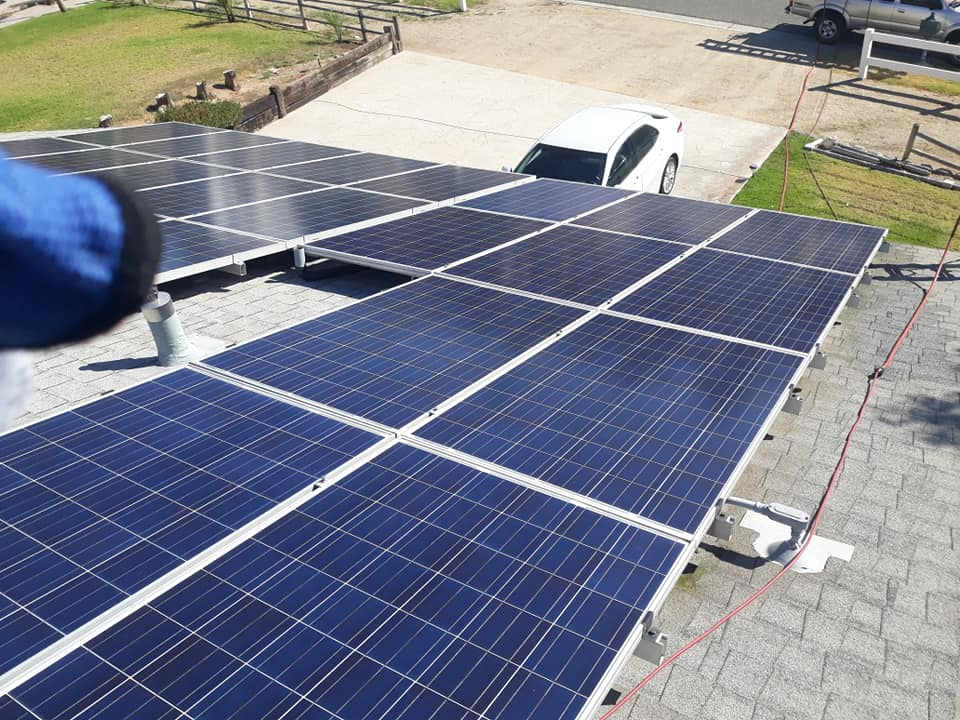
#> input picture Software/src/Training/MLReferences/Clean/Clean (101).jpg, 960 x 720 px
$ python -i panel_mask.py   (imports and definitions only)
#> lines starting #> are read from the running program, lines starting #| are printed output that depends on the picture; after the words box and inside, x2 and y2 are one past the last pixel; in counts of white or black regions, pixels touching at a corner belong together
#> further down, picture is the input picture: shape (720, 960, 3); mean B, G, R 142.4, 128, 123.9
# panel_mask.py
import cv2
import numpy as np

def get_panel_mask(image_bgr):
    """
    Returns a binary mask where solar panel = 255, background = 0
    """
    hsv = cv2.cvtColor(image_bgr, cv2.COLOR_BGR2HSV)
#> hsv: shape (720, 960, 3); mean H, S, V 80.2, 74, 151.4

    lower = np.array([90, 20, 20])
    upper = np.array([140, 255, 180])

    mask = cv2.inRange(hsv, lower, upper)
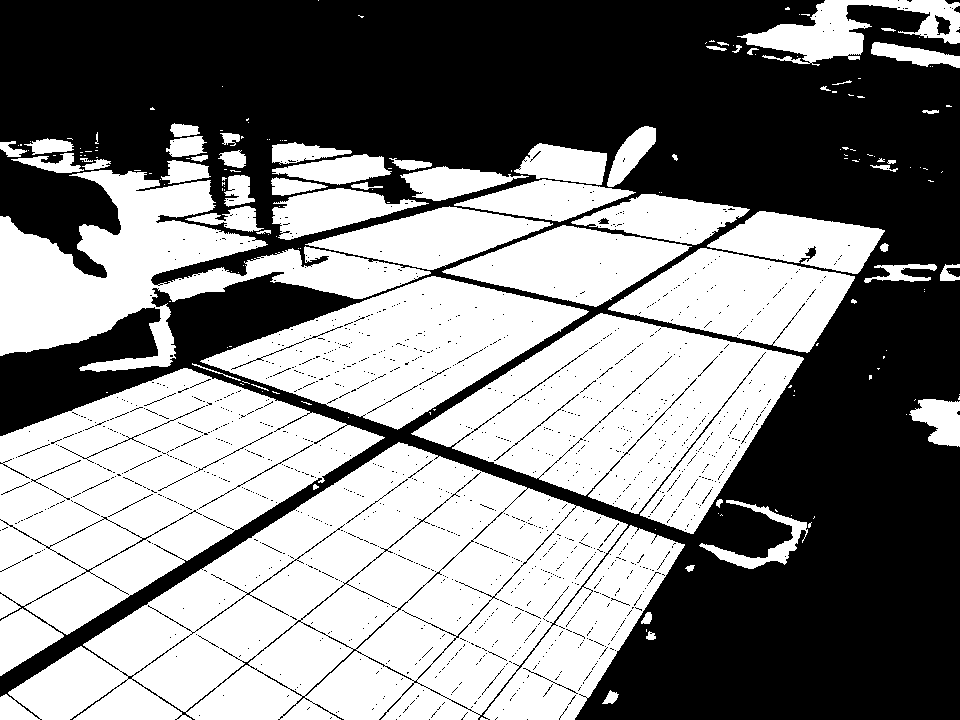
#> mask: shape (720, 960); 51.4% white; 1360 black regions (1317 under 20 px), largest, box (x1, y1, x2, y2) and area: (0, 0, 960, 720) 330151, (935, 15, 951, 35) 194, (199, 444, 313, 509) 146

    kernel = np.ones((7, 7), np.uint8)
    mask = cv2.morphologyEx(mask, cv2.MORPH_CLOSE, kernel)
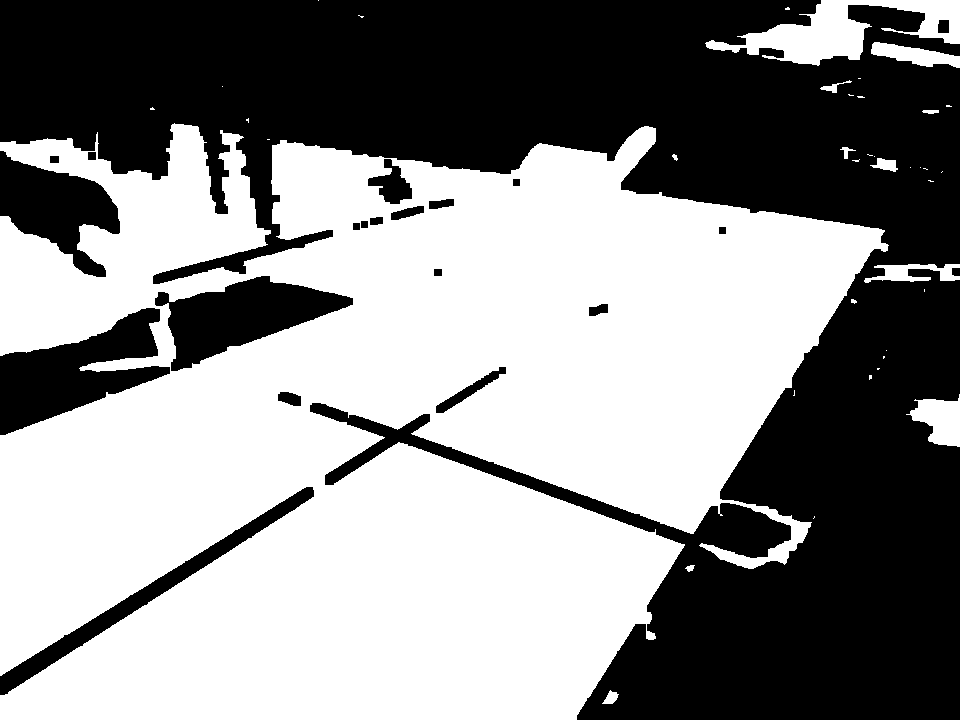
#> mask: shape (720, 960); 54.9% white; 21 black regions, largest, box (x1, y1, x2, y2) and area: (0, 0, 960, 720) 275593, (0, 308, 170, 435) 10508, (155, 276, 353, 371) 9083
    mask = cv2.morphologyEx(mask, cv2.MORPH_OPEN, kernel)
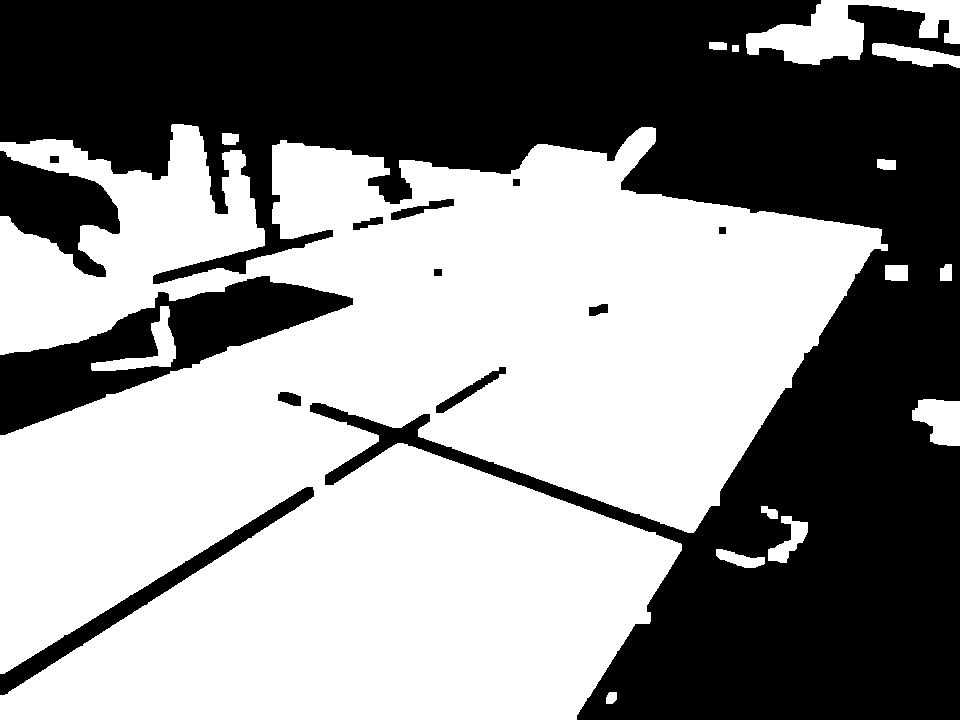
#> mask: shape (720, 960); 54.6% white; 13 black regions

    contours, _ = cv2.findContours(mask, cv2.RETR_EXTERNAL, cv2.CHAIN_APPROX_SIMPLE)
#> contours = 15 contours; largest, box (x1, y1, x2, y2) and area: (0, 124, 888, 720) 362366, (746, 0, 960, 65) 6101, (912, 399, 960, 446) 1578, (91, 306, 176, 371) 1468, (872, 43, 960, 68) 1094
    if not contours:
        return np.zeros_like(mask)

    largest = max(contours, key=cv2.contourArea)
#> largest = contour of 2551 points, box (x1, y1, x2, y2) (0, 124, 888, 720), area 362366
    panel_mask = np.zeros_like(mask)
    cv2.drawContours(panel_mask, [largest], -1, 255, thickness=cv2.FILLED)
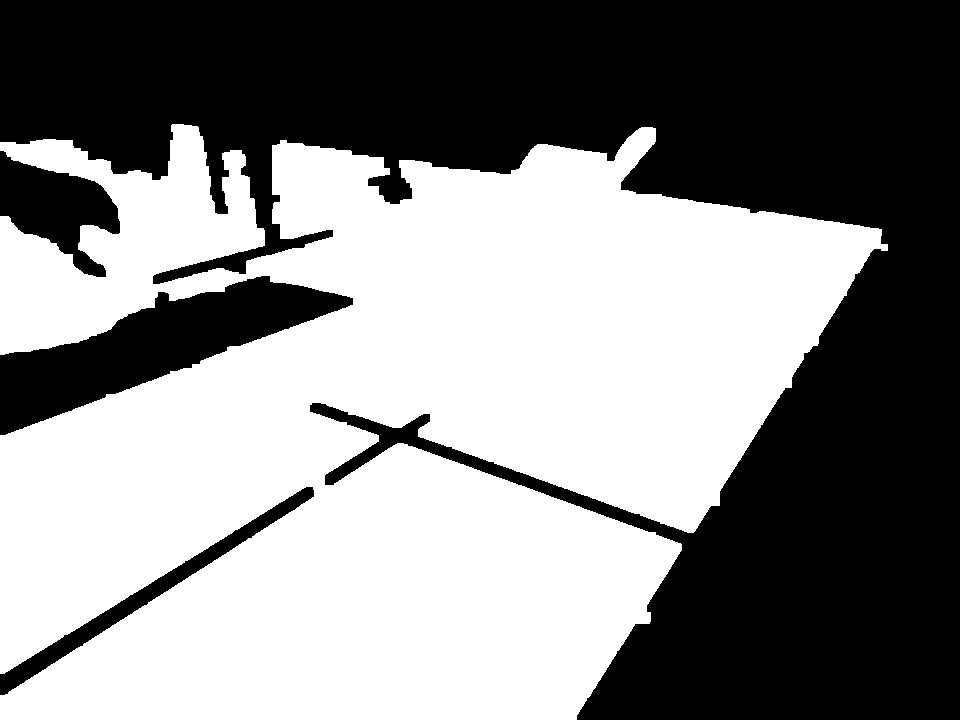
#> panel_mask: shape (720, 960); 52.9% white; 4 black regions, box (x1, y1, x2, y2) and area: (0, 0, 960, 720) 291165, (0, 276, 353, 435) 21321, (0, 151, 120, 277) 7697, (0, 487, 314, 695) 5533

    return panel_mask

>>> import cv2
>>> picture = cv2.imread('../Software/src/Training/MLReferences/Clean/Clean (101).jpg')
>>> result = get_panel_mask(picture)

$ run again, on Software/src/Training/MLReferences/Clean/Clean (12).jpg
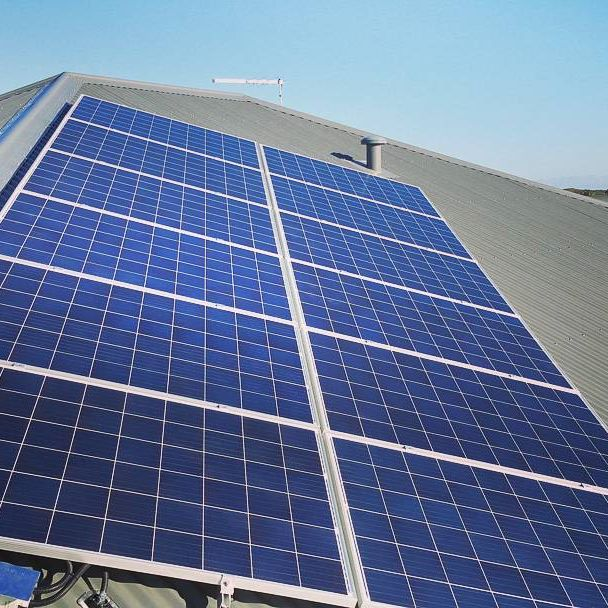
#> input picture Software/src/Training/MLReferences/Clean/Clean (12).jpg, 608 x 608 px
#> picture is the input picture: shape (608, 608, 3); mean B, G, R 155.7, 120.4, 102
#> hsv: shape (608, 608, 3); mean H, S, V 102.9, 99.2, 156.7
#> in get_panel_mask, `mask = cv2.inRange(hsv, lower, upper)`:
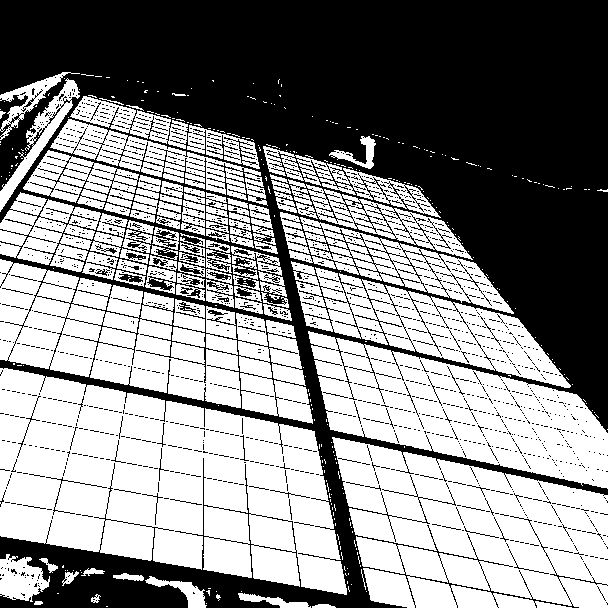
#> mask: shape (608, 608); 54.3% white; 1771 black regions (1691 under 20 px), largest, box (x1, y1, x2, y2) and area: (0, 0, 608, 608) 160255, (46, 477, 107, 515) 122, (118, 273, 143, 283) 121
#> contours = 8 contours; box (x1, y1, x2, y2) and area: (0, 72, 608, 608) 234292, (0, 556, 54, 608) 1865, (174, 581, 211, 608) 506, (272, 598, 308, 608) 216, (65, 570, 76, 582) 98, (244, 594, 259, 602) 88, (148, 577, 155, 584) 36, (318, 604, 329, 608) 30
#> largest = contour of 894 points, box (x1, y1, x2, y2) (0, 72, 608, 608), area 234292
#> in get_panel_mask, `cv2.drawContours(panel_mask, [largest], -1, 255, thickness=cv2.FILLED)`:
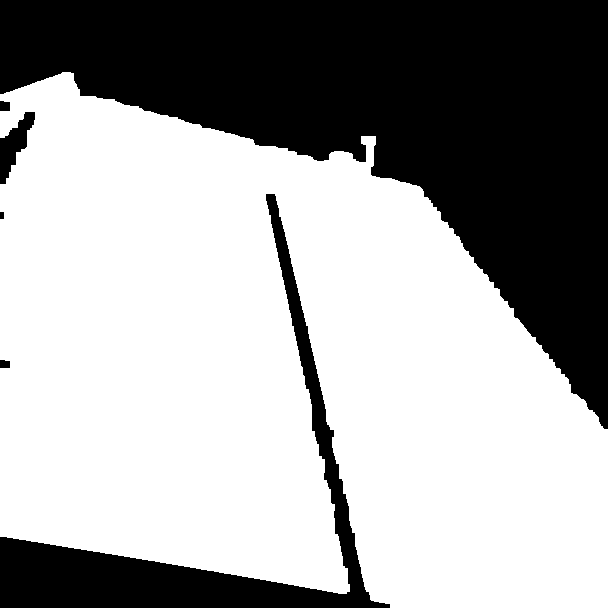
#> panel_mask: shape (608, 608); 63.8% white; 6 black regions, box (x1, y1, x2, y2) and area: (0, 0, 608, 429) 111762, (0, 194, 390, 608) 20758, (0, 112, 35, 184) 1126, (0, 101, 10, 111) 94, (0, 360, 10, 368) 75, (0, 212, 4, 219) 28

$ run again, on Software/src/Training/MLReferences/Clean/Clean (123).jpg
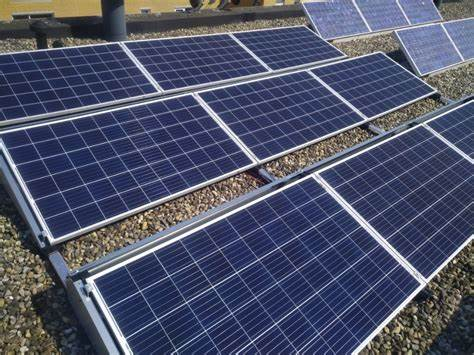
#> input picture Software/src/Training/MLReferences/Clean/Clean (123).jpg, 474 x 355 px
#> picture is the input picture: shape (355, 474, 3); mean B, G, R 104.8, 82.6, 78
#> hsv: shape (355, 474, 3); mean H, S, V 98.7, 93.3, 109
#> in get_panel_mask, `mask = cv2.inRange(hsv, lower, upper)`:
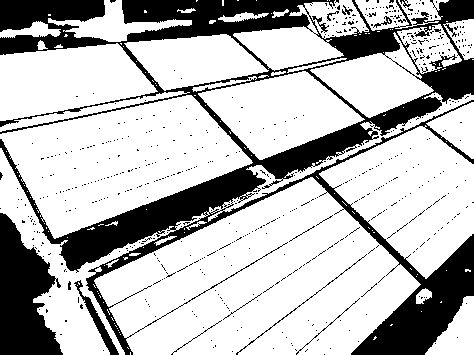
#> mask: shape (355, 474); 72.9% white; 583 black regions (570 under 20 px), largest, box (x1, y1, x2, y2) and area: (0, 0, 474, 355) 37326, (0, 213, 63, 355) 5717, (74, 280, 119, 355) 531
#> contours = 4 contours; box (x1, y1, x2, y2) and area: (0, 0, 474, 355) 141384, (427, 296, 474, 355) 1498, (0, 30, 15, 38) 98, (236, 13, 248, 21) 69
#> largest = contour of 410 points, box (x1, y1, x2, y2) (0, 0, 474, 355), area 141384
#> in get_panel_mask, `cv2.drawContours(panel_mask, [largest], -1, 255, thickness=cv2.FILLED)`:
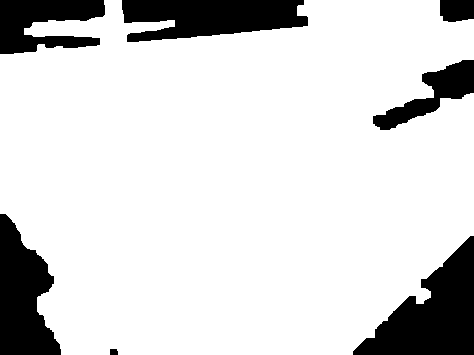
#> panel_mask: shape (355, 474); 84.7% white; 7 black regions, largest, box (x1, y1, x2, y2) and area: (353, 236, 474, 355) 7353, (122, 0, 308, 42) 5772, (0, 214, 61, 355) 5632

$ run again, on Software/src/Training/MLReferences/Clean/Clean (124).jpg
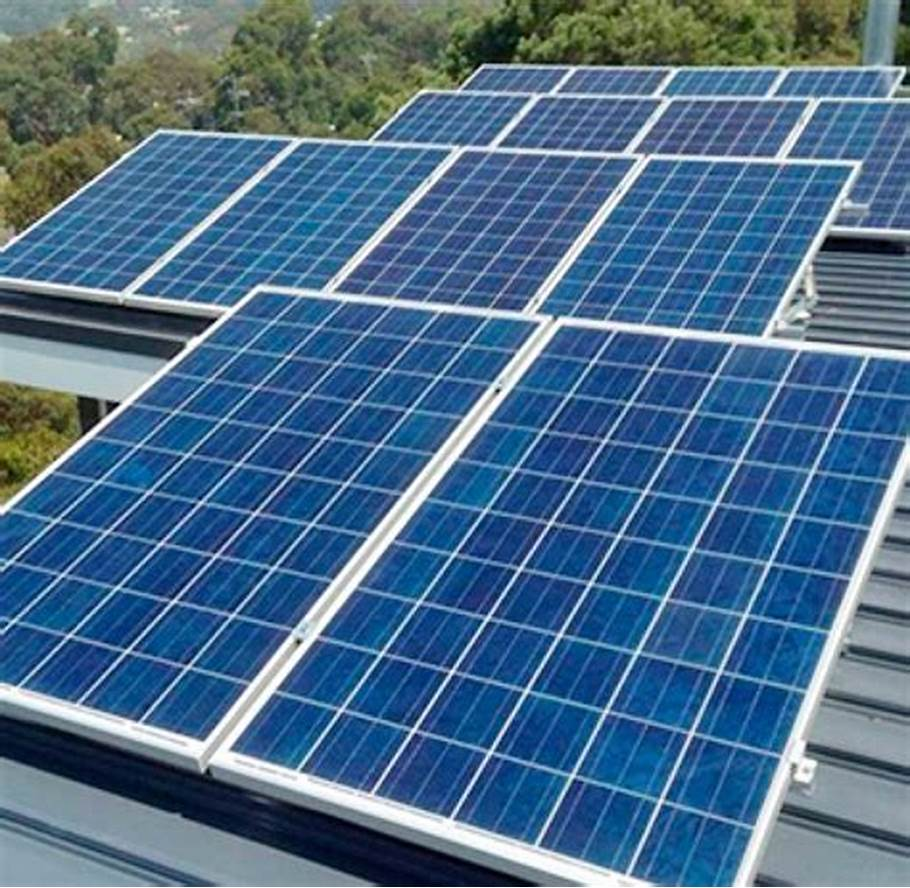
#> input picture Software/src/Training/MLReferences/Clean/Clean (124).jpg, 910 x 888 px
#> picture is the input picture: shape (888, 910, 3); mean B, G, R 138.6, 109.1, 75
#> hsv: shape (888, 910, 3); mean H, S, V 96.2, 136, 142.7
#> in get_panel_mask, `mask = cv2.morphologyEx(mask, cv2.MORPH_OPEN, kernel)`:
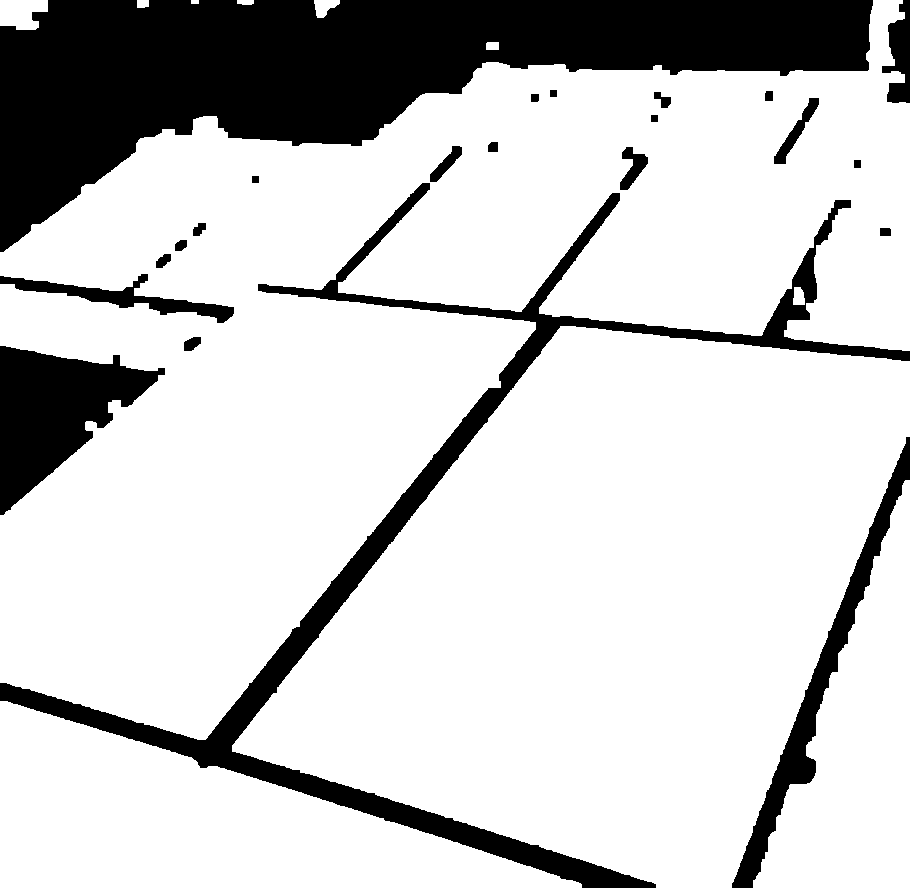
#> mask: shape (888, 910); 79.9% white; 22 black regions
#> contours = 11 contours; largest, box (x1, y1, x2, y2) and area: (0, 0, 910, 740) 320524, (232, 326, 910, 888) 233376, (0, 701, 582, 888) 56248, (753, 480, 910, 888) 31980, (0, 0, 48, 30) 1066
#> largest = contour of 1476 points, box (x1, y1, x2, y2) (0, 0, 910, 740), area 320524
#> in get_panel_mask, `cv2.drawContours(panel_mask, [largest], -1, 255, thickness=cv2.FILLED)`:
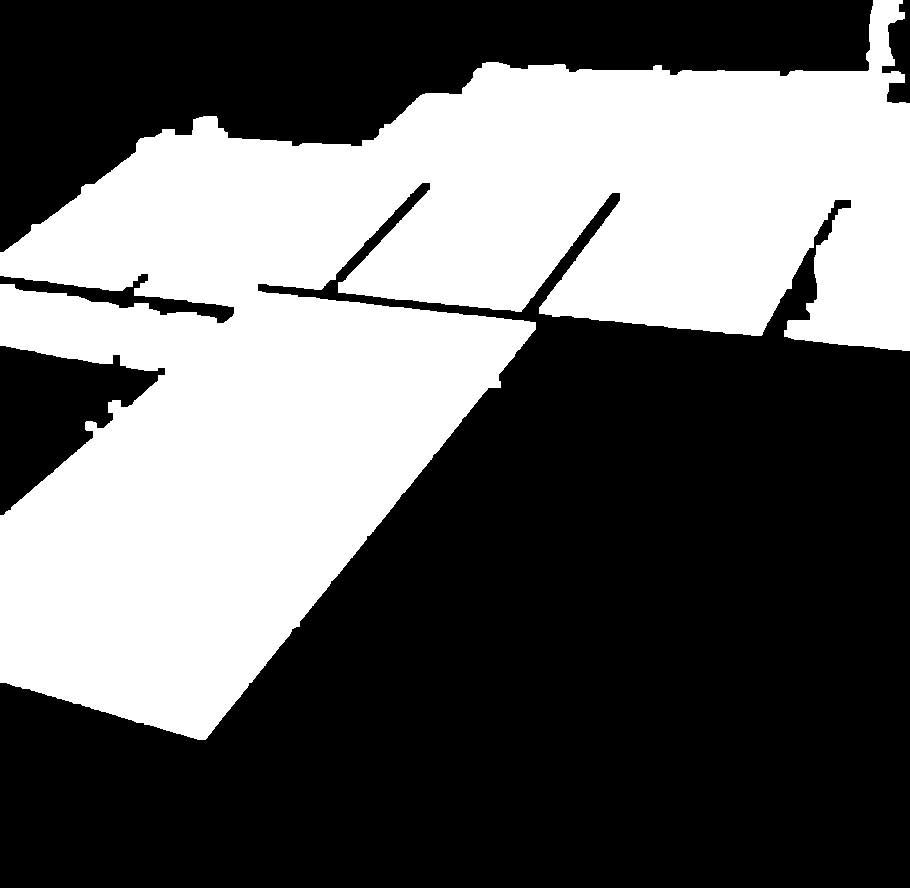
#> panel_mask: shape (888, 910); 40% white; 1 white region, box (x1, y1, x2, y2) and area: (0, 0, 910, 740) 323113
